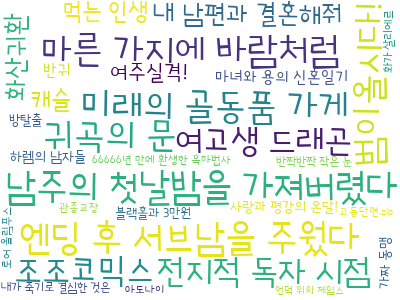

Write Python code to recreate this figure.
from wordcloud import WordCloud
import json


cloud = WordCloud(font_path='Goyang.ttf', background_color='white', max_words=30, width=400, height=300)

with open('webtoons.json', encoding='utf-8') as f:
    webtoons = json.load(f)

res = dict()
for webtoon in webtoons['webtoons']:
    res[webtoon['title']] = int(float(webtoon['star'])*100)

visual = cloud.fit_words(res)
visual.to_image()
visual.to_file('cloud01.png')
